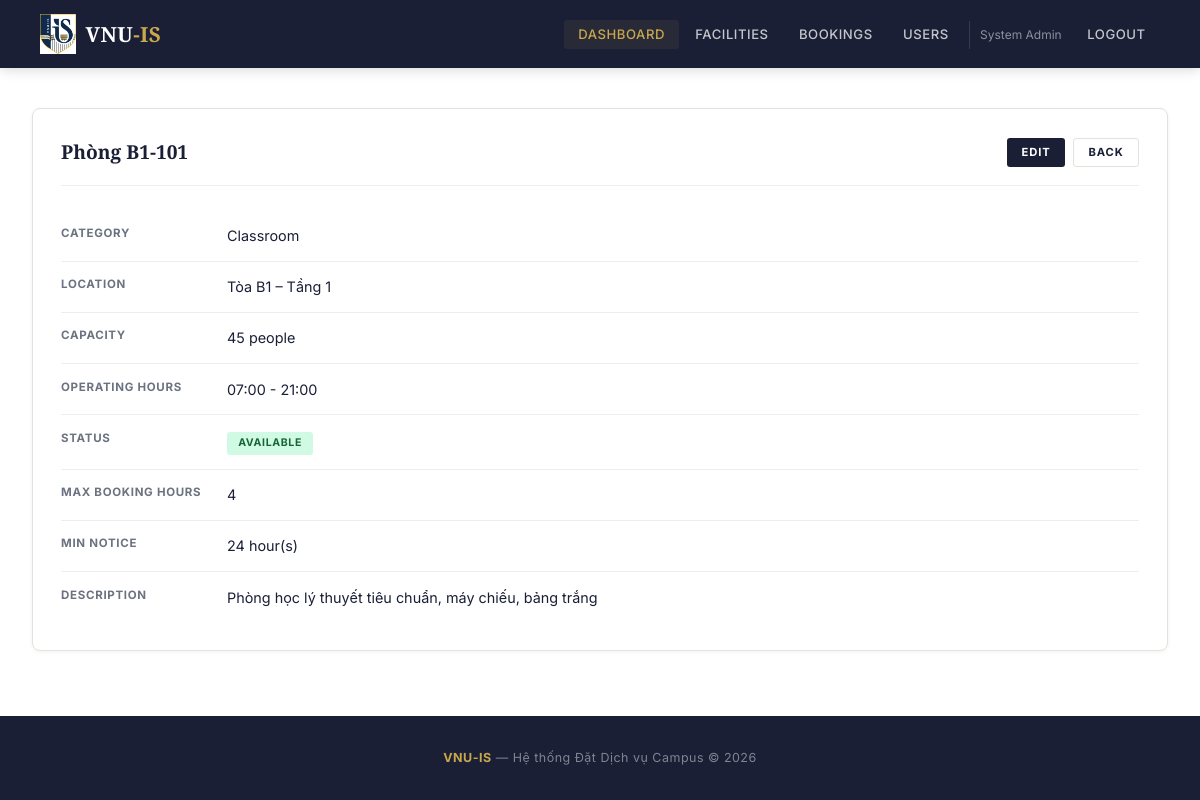
Page /admin/facility_detail.php?id=1 (signed in) on the committed database.
### tables this page shows
CREATE TABLE facilities (
    facility_id INT AUTO_INCREMENT PRIMARY KEY,
    category_id INT NOT NULL,
    facility_name VARCHAR(150) NOT NULL,
    location VARCHAR(200) NOT NULL,
    capacity INT NOT NULL,
    open_time TIME NOT NULL,
    close_time TIME NOT NULL,
    facility_status ENUM('available', 'unavailable') NOT NULL DEFAULT 'available',
    description TEXT DEFAULT NULL,
    FOREIGN KEY (category_id) REFERENCES facility_categories(category_id),
    UNIQUE KEY unique_facility_location (facility_name, location)
);

CREATE TABLE facility_categories (
    category_id INT AUTO_INCREMENT PRIMARY KEY,
    category_name VARCHAR(100) NOT NULL UNIQUE,
    description VARCHAR(255) DEFAULT NULL
);

CREATE TABLE facility_rules (
    rule_id INT AUTO_INCREMENT PRIMARY KEY,
    facility_id INT NOT NULL UNIQUE,
    max_booking_hours INT NOT NULL DEFAULT 3,
    min_notice_hours INT NOT NULL DEFAULT 24,
    requires_approval TINYINT(1) NOT NULL DEFAULT 1,
    FOREIGN KEY (facility_id) REFERENCES facilities(facility_id) ON DELETE CASCADE
);

### config/database.php (called while the page is built, shortened)
<?php
function getDB(): PDO
{
    static $pdo = null;
    if ($pdo === null) {
        $pdo = new PDO(
            'mysql:host=' . DB_HOST . ';dbname=' . DB_NAME . ';charset=utf8mb4',
            DB_USER,
            DB_PASS,
            [
                PDO::ATTR_ERRMODE => PDO::ERRMODE_EXCEPTION,
                PDO::ATTR_DEFAULT_FETCH_MODE => PDO::FETCH_ASSOC,
            ]
        );
    }
    return $pdo;
}

### backend/core/Database.php (called while the page is built, shortened)
<?php
class Database
{
    private static ?PDO $connection = null;
    public static function getConnection(): PDO
    {
        if (self::$connection === null) {
            self::$connection = getDB();
        }
        return self::$connection;
    }
}

### backend/services/FacilityService.php (called while the page is built, shortened)
<?php
class FacilityService
{
    private FacilityModel $facilityModel;
    public function __construct()
    {
        $this->facilityModel = new FacilityModel();
    }
    public function getFacilityWithRule(int $id): ?array
    {
        return $this->facilityModel->findWithRule($id);
    }
}

### backend/models/BaseModel.php (called while the page is built, shortened)
<?php
abstract class BaseModel
{
    public function __construct()
    {
        $this->db = Database::getConnection();
    }
}

### backend/models/FacilityModel.php (called while the page is built, shortened)
<?php
class FacilityModel extends BaseModel
{
    public function findWithRule(int $id): ?array
    {
        $stmt = $this->db->prepare("
            SELECT f.*, c.category_name, fr.max_booking_hours, fr.min_notice_hours, fr.requires_approval
            FROM facilities f
            INNER JOIN facility_categories c ON f.category_id = c.category_id
            LEFT JOIN facility_rules fr ON f.facility_id = fr.facility_id
            WHERE f.facility_id = ?
        ");
        $stmt->execute([$id]);
        return $stmt->fetch() ?: null;
    }
}

### backend/core/Helpers.php (called while the page is built, shortened)
<?php
function e(?string $value): string
{
    return htmlspecialchars($value ?? '', ENT_QUOTES, 'UTF-8');
}
function formatTime(?string $time): string
{
    return substr($time, 0, 5);
}

### admin/facility_detail.php (the view, shortened to what this page needs)
<?php
$id = (int) ($_GET['id'] ?? 0);
$facilityService = new FacilityService();
$f = $facilityService->getFacilityWithRule($id);
require_once __DIR__ . '/../includes/header.php';
?>
<div class="card">
    <div class="card-header">
        <h2><?= e($f['facility_name']) ?></h2>
        <div style="display:flex;gap:0.5rem;">
            <a href="/webfinal/admin/facility_form.php?id=<?= $id ?>" class="btn btn-primary btn-sm">Edit</a>
            <a href="/webfinal/admin/facilities.php" class="btn btn-secondary btn-sm">Back</a>
        </div>
    </div>
    <ul class="detail-list">
        <li><span class="label">Category</span><span class="value"><?= e($f['category_name']) ?></span></li>
        <li><span class="label">Location</span><span class="value"><?= e($f['location']) ?></span></li>
        <li><span class="label">Capacity</span><span class="value"><?= $f['capacity'] ?> people</span></li>
        <li><span class="label">Operating Hours</span><span class="value"><?= formatTime($f['open_time']) ?> - <?= formatTime($f['close_time']) ?></span></li>
        <li><span class="label">Status</span><span class="value"><span class="badge badge-<?= $f['facility_status'] ?>"><?= e($f['facility_status']) ?></span></span></li>
        <li><span class="label">Max Booking Hours</span><span class="value"><?= $f['max_booking_hours'] ?? '-' ?></span></li>
        <li><span class="label">Min Notice</span><span class="value"><?= $f['min_notice_hours'] ?? '-' ?> hour(s)</span></li>
        <li><span class="label">Description</span><span class="value"><?= e($f['description'] ?? '-') ?></span></li>
    </ul>
</div>
<?php require_once __DIR__ . '/../includes/footer.php'; ?>

### assets/css/style.css (style rules this page uses)
:root { --navy: #1a1f36; --navy-hover: #0f1220; --gold: #c9a84c; --gold-light: #e8c97a; --white: #ffffff; --cream: #f8f6f2; --bg: #f5f5f0; --text: #1a1f36; --text-muted: #6b7280; --text-light: #9ca3af; --border: #e5e2db; --border-light:#f0ede8; --success: #2d6a4f; --danger: #c0392b; --warning: #d97706; --shadow-sm: 0 1px 4px rgba(26,31,54,0.06); --shadow: 0 4px 24px rgba(26,31,54,0.10); --shadow-lg: 0 12px 48px rgba(26,31,54,0.14); --radius: 4px; --radius-sm: 3px; --radius-lg: 8px; }
* { margin: 0; padding: 0; box-sizing: border-box; }
body { font-family: 'Inter', -apple-system, sans-serif; background: var(--white); color: var(--text); line-height: 1.6; min-height: 100vh; display: flex; flex-direction: column; -webkit-font-smoothing: antialiased; }
a { color: var(--navy); text-decoration: none; transition: color 0.2s; }
h1, h2, h3 { font-family: 'Playfair Display', serif; }
.card { background: var(--white); border-radius: var(--radius-lg); padding: 1.75rem; margin-bottom: 1.5rem; border: 1px solid var(--border); box-shadow: var(--shadow-sm); }
.card-header { display: flex; align-items: center; justify-content: space-between; margin-bottom: 1.5rem; padding-bottom: 1.1rem; border-bottom: 1px solid var(--border-light); }
.card-header h2 { font-family: 'Playfair Display', serif; font-size: 1.2rem; font-weight: 700; color: var(--text); }
.btn { display: inline-flex; align-items: center; justify-content: center; padding: 0.7rem 1.8rem; border-radius: var(--radius-sm); font-size: 0.78rem; font-weight: 700; font-family: inherit; cursor: pointer; border: none; transition: all 0.2s; line-height: 1.4; text-decoration: none !important; letter-spacing: 0.08em; text-transform: uppercase; }
.btn-primary { background: var(--navy); color: var(--white); }
.btn-secondary { background: var(--white); color: var(--text); border: 1px solid var(--border); }
.btn-sm { padding: 0.35rem 0.9rem; font-size: 0.7rem; }
.badge { display: inline-block; padding: 0.2rem 0.7rem; border-radius: 3px; font-size: 0.66rem; font-weight: 700; letter-spacing: 0.06em; text-transform: uppercase; }
.badge-available { background: #d1fae5; color: #166534; }
.detail-list { list-style: none; }
.detail-list li { padding: 0.85rem 0; border-bottom: 1px solid var(--border-light); display: flex; gap: 1rem; font-size: 0.9rem; }
.detail-list li:last-child { border-bottom: none; }
.detail-list .label { font-weight: 700; color: var(--text-muted); min-width: 150px; font-size: 0.72rem; text-transform: uppercase; letter-spacing: 0.06em; }
.detail-list .value { color: var(--text); font-weight: 400; }

### rows in the picture
facilities: facility_name "Phòng B1-101", category.category_name "Classroom", location "Tòa B1 – Tầng 1", capacity "45", open_time "07:00", close_time "21:00", facility_status "AVAILABLE", facility_rules.max_booking_hours "4", facility_rules.min_notice_hours "24", description "Phòng học lý thuyết tiêu chuẩn, máy chiếu, bảng trắng"

### other values in the picture
$_SESSION['full_name'] "System Admin"
